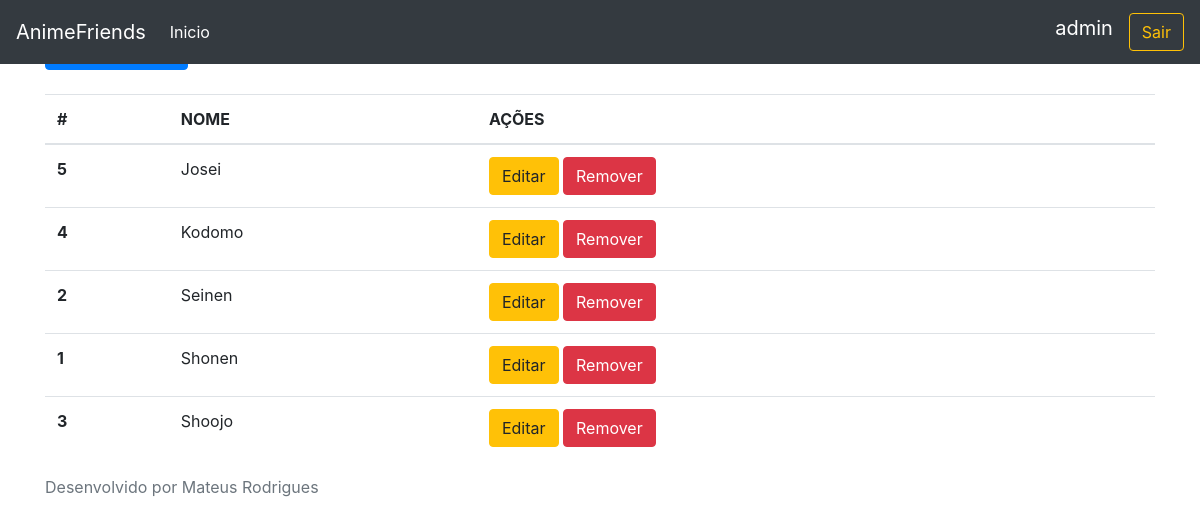
The page /categoria/ (signed in) on the database its author committed.
### api/models.py (models this page shows, shortened)
class Categoria(models.Model):
    nome_categoria= models.CharField(max_length=255)
    class Meta:
        ordering = ['nome_categoria']
        verbose_name='Categoria'

### api/views.py (the view)
# urls.py: path('categoria/',listaCategorias,name='lista_de_categorias'),
@login_required
def listaCategorias(request):
    categoria= Categoria.objects.all()
    return render(request,'listaCategoria.html',context={'categoria':categoria})

### api/templates/listaCategoria.html
{% extends 'base.html' %}
{% block conteudo %}
<mat-card>
    <mat-card-header><h5 class="text-center">Lista de Categorias</h5></mat-card-header>
</mat-card>
<a class="btn btn-primary" role='button' href='/categoria/add'>Nova Categoria</a>
    <br />
    <br />
    <table class="table">
        <thead>
            <tr>
                <th scope="col">#</th>
                <th scope="col">NOME</th>
                <th scope="col">AÇÕES</th>
            </tr>
        </thead>
        <tbody>
            {% for c in categoria %}
                <tr>
                    <th scope="row">{{ c.pk }}</th>
                    <td>{{ c.nome_categoria }}</td>
                    <td>
                        <a href="/categoria/editar/{{c.pk}}" class="btn btn-warning" >Editar</a>
                        <a href="/categoria/excluir/{{c.pk}}" class="btn btn-danger" >Remover</a>
                    </td>
                </tr>
            {% endfor %}
        </tbody>
    </table>
{% endblock %}

### api/templates/base.html (shortened to what this page needs)
<!doctype html>
<html lang="pt">
  <head>
    <link rel="stylesheet" href="https://maxcdn.bootstrapcdn.com/bootstrap/4.0.0/css/bootstrap.min.css">
    <link rel="stylesheet" href="https://getbootstrap.com/docs/4.0/examples/sticky-footer-navbar/sticky-footer-navbar.css" />
  </head>
  <body>
    <header>
      <nav class="navbar navbar-expand-md navbar-dark fixed-top bg-dark">
        <a class="navbar-brand" href="#">
          AnimeFriends
        </a>
        <div class="collapse navbar-collapse" id="navbarCollapse">
          <ul class="navbar-nav mr-auto">
            <li class="nav-item">
              <a class="nav-link" href="/index"><font color='#fff'>Inicio</font></a>
            </li>
            </ul>
            <label class="navbar-brand">{{request.user}}</label>
	          <a class="btn btn-outline-warning my-2 my-sm-0" href="/">Sair</a>
        </div>
      </nav>
    </header>
    <main role="main" class="container">
        {% block conteudo %}
        {% endblock %}
    </main>
    <footer class="footer">
      <div class="container">
        <span class="text-muted">Desenvolvido por Mateus Rodrigues</span>
      </div>
    </footer>
  </body>
</html>

### rows shown on the page
Categoria: pk "5", nome_categoria "Josei"
Categoria: pk "4", nome_categoria "Kodomo"
Categoria: pk "2", nome_categoria "Seinen"
Categoria: pk "1", nome_categoria "Shonen"
Categoria: pk "3", nome_categoria "Shoojo"

### other values the page prints
{{ request.user }} "admin"
